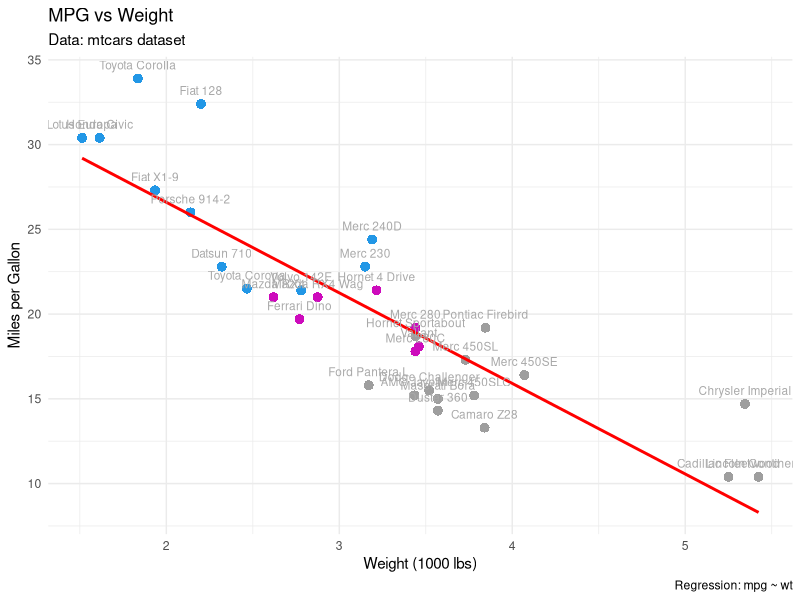

This figure's R source:
# ─────────────────────────────────────────────────────────────
# 📈 ggplot2 Scatter Plot Diagnostic Script
# Author: NAIMUDDIN
# Purpose: Visualize MPG vs Weight using ggplot2
# ─────────────────────────────────────────────────────────────

# Load ggplot2 library
library(ggplot2)

# Step 1: Generate scatter plot with regression and annotation
ggplot(mtcars, aes(x = wt, y = mpg)) +
  geom_point(
    color = mtcars$cyl, size = 3, shape = 16        # Data points
  ) +
  geom_smooth(
    method = "lm", se = FALSE, color = "red"    # Regression line
  ) +
  geom_text(
    aes(label = rownames(mtcars)),              # Car names
    hjust = 0.5, vjust = -1,                    # Positioning
    size = 3, color = "darkgray"              # Annotation style
  ) +
  labs(
    title    = "MPG vs Weight",                 # Plot title
    subtitle = "Data: mtcars dataset",          # Subtitle
    x        = "Weight (1000 lbs)",             # X-axis label
    y        = "Miles per Gallon",              # Y-axis label
    caption  = "Regression: mpg ~ wt"           # Caption
  ) +
  theme_minimal()                               # Minimal theme
